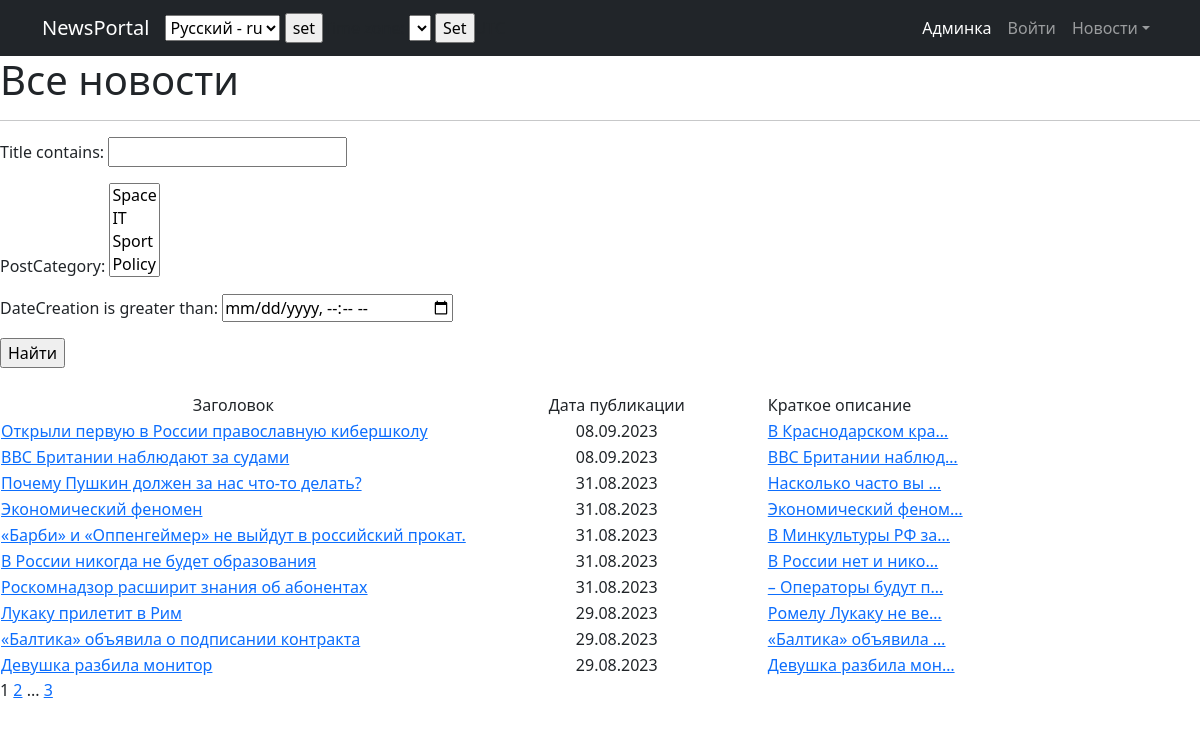
The page / on the database its author committed.
### News/models.py (models this page shows, shortened)
class Post(models.Model):
    NEWS = 'NW'
    ARTICLE = 'AR'
    CATEGORY_CHOICES = (
        (NEWS, "Новость"),
        (ARTICLE, 'Статья'),
    )
    dateCreation = models.DateTimeField(auto_now_add=True)
    categoryType = models.CharField(
        max_length=2,
        choices=CATEGORY_CHOICES,
        default=ARTICLE
    )
    author = models.ForeignKey(Author, on_delete=models.CASCADE, related_name='posts')
    postCategory = models.ManyToManyField(Category, through='PostCategory')
    title = models.CharField(max_length=128)
    text = models.TextField()
    rating = models.SmallIntegerField(default=0)
    class Meta:
        verbose_name = 'Публикация'
        verbose_name_plural = 'Публикации'

### News/views.py (the view)
# urls.py: path('', cache_page(60)(PostList.as_view()), name='posts_list'),
class PostList(ListView):
    model = Post
    ordering = '-dateCreation'
    template_name = 'news/all_news.html'
    context_object_name = 'all_news'
    paginate_by = 10
    logger.info('View: all_news')
    def get_queryset(self):
        queryset = super().get_queryset()
        self.filterset = NewsFilter(self.request.GET, queryset)
        return self.filterset.qs
    def get_context_data(self, **kwargs):
        context = super().get_context_data(**kwargs)
        context['filterset'] = self.filterset
        return context

### News/context_processors.py (called while the page is built)
def news_for_header(request):
    return {
        'news_for_header': Post.objects.order_by('-dateCreation')
    }

### News/models.py (called while the page is built)
    def __str__(self):
        logger.info(f'Category: {self.name}')
        return self.name

### News/templatetags/custom_filters.py (called while the page is built)
@register.filter()
def censorship(value):
    words = value.split()  # Разделяем текст на слова
    censored_words = []
    for word in words:
        if word.lower() in censor_words:  # для проверки приводим к нижнему регистру
            censored_words.append('*' * len(word))
        else:
            censored_words.append(word)
    return ' '.join(censored_words)  # Собираем обратно в текст

### News/templatetags/custom_tags.py (called while the page is built)
@register.simple_tag(takes_context=True)
def url_replace(context, **kwargs):
    d = context['request'].GET.copy()
    for k, v in kwargs.items():
        d[k] = v
    return d.urlencode()

### templates/news/all_news.html (shortened to what this page needs)
{% extends 'flatpages/default.html' %}
{% load custom_filters %}
{% load custom_tags %}
{% load i18n %}
{% load tz %}
{% block content %}
	<h1>{% trans "All news" %}</h1>
	<hr>
	<form action="" method="get">
		{{ filterset.form.as_p }}
		<input type="submit" value="Найти"/>
	</form>
	{% if all_news %}
		<br/>
		<table>
			<tr>
				<td style="text-align: center;">{% trans "Caption" %}</td>
				<td style="text-align: center; width: 300px;">{% trans "Publication date" %}</td>
				<td style="width: 300px;">{% trans "Summary" %}</td>
			</tr>
			{% for one_news in all_news %}
				<tr>
					<td><a href="/news/{{ one_news.pk }}">{{ one_news.title|censorship }}</td>
					<td style="text-align: center; width: 300px;">{{ one_news.dateCreation|date:'d.m.Y' }}</td>
					<td style="width: 300px;"><a
						href="/news/{{ one_news.pk }}">{{ one_news.text|truncatechars:20|censorship }}</td>
					<td>
					</td>
				</tr>
			{% endfor %}
		</table>
	{% else %}
		<h2>{% trans "No news yet" %}</h2>
	{% endif %}
	{{ page_obj.number }}
	{% if page_obj.has_next %}
		<a href="?{% url_replace page=page_obj.next_page_number %}">{{ page_obj.next_page_number }}</a>
		{% if paginator.num_pages != page_obj.next_page_number %}
			...
			<a href="?{% url_replace page=page_obj.paginator.num_pages %}">{{ page_obj.paginator.num_pages }}</a>
		{% endif %}
	{% endif %}
{% endblock content %}

### templates/flatpages/default.html (shortened to what this page needs)
<!DOCTYPE html>
{% load i18n %}
{% load static %}
{% load cache %}
{% load tz %}
<html lang="ru">
<head>
	<link href={% static 'css/styles.css' %} rel="stylesheet"/>
</head>
<body>
<nav class="navbar navbar-expand-lg navbar-dark bg-dark">
	<div class="container">
		{% cache 300 newsportal %}
		<a class="navbar-brand" href="/news/">NewsPortal</a>
		<div class="collapse navbar-collapse" id="navbarSupportedContent">
		{% endcache %}
		<form action="{% url 'set_language' %}" method="POST"> {% csrf_token %}
			{% get_current_language as LANGUAGE_CODE %}
			<select name="language" id="">
				{% get_available_languages as LANGUAGES %}
				{% get_language_info_list for LANGUAGES as languages %}
				{% for language in languages %}
					<option value="{{ language.code }}" {% if language.code == LANGUAGE_CODE %} selected {% endif %}>
						{{ language.name_local }} - {{ language.code }}
					</option>
				{% endfor %}
			</select>
			<input type="submit" value="set">
		</form>
		{% get_current_timezone as TIME_ZONE %}
		<form action="" method="POST">
			<label for="timezone">Time zone:</label>
			<select name="timezone">
			</select>
			<input type="submit" value="Set">
		</form>
			<ul class="navbar-nav ms-auto mb-2 mb-lg-0">
				<li class="nav-item"><a class="nav-link active" aria-current="page" href="/admin/">{% trans 'Admin' %}</a>
				</li>
				{% if user.is_authenticated %}
					<li class="nav-item"><a class="nav-link" href="/accounts/logout/">{% trans 'LogOut' %}</a></li>{% else %}
					<li class="nav-item"><a class="nav-link" href="/accounts/login/">{% trans 'LogIn' %}</a></li>{% endif %}
				{% cache 300 dropdown %}
				<li class="nav-item dropdown">
					<a class="nav-link dropdown-toggle" id="navbarDropdown" href="#" role="button"
					   data-bs-toggle="dropdown" aria-expanded="false">{% trans 'News' %}</a>
				</li>
				{% endcache %}
			</ul>
		</div>
	</div>
</nav>
{% block content %}{% endblock content %}
</body>
</html>

### rows shown on the page
Post: title|censorship "Открыли первую в России православную кибершколу", dateCreation "08.09.2023", text|censorship "В Краснодарском кра…"
Post: title|censorship "ВВС Британии наблюдают за судами", dateCreation "08.09.2023", text|censorship "ВВС Британии наблюд…"
Post: title|censorship "Почему Пушкин должен за нас что-то делать?", dateCreation "31.08.2023", text|censorship "Насколько часто вы …"
Post: title|censorship "Экономический феномен", dateCreation "31.08.2023", text|censorship "Экономический феном…"
Post: title|censorship "«Барби» и «Оппенгеймер» не выйдут в российский прокат.", dateCreation "31.08.2023", text|censorship "В Минкультуры РФ за…"
Post: title|censorship "В России никогда не будет образования", dateCreation "31.08.2023", text|censorship "В России нет и нико…"
Post: title|censorship "Роскомнадзор расширит знания об абонентах", dateCreation "31.08.2023", text|censorship "– Операторы будут п…"
Post: title|censorship "Лукаку прилетит в Рим", dateCreation "29.08.2023", text|censorship "Ромелу Лукаку не ве…"
Post: title|censorship "«Балтика» объявила о подписании контракта", dateCreation "29.08.2023", text|censorship "«Балтика» объявила …"
Post: title|censorship "Девушка разбила монитор", dateCreation "29.08.2023", text|censorship "Девушка разбила мон…"

### other values the page prints
{{ page_obj.number }} "1"
{{ page_obj.next_page_number }} "2"
{{ page_obj.paginator.num_pages }} "3"
form field language "Русский - ru"
